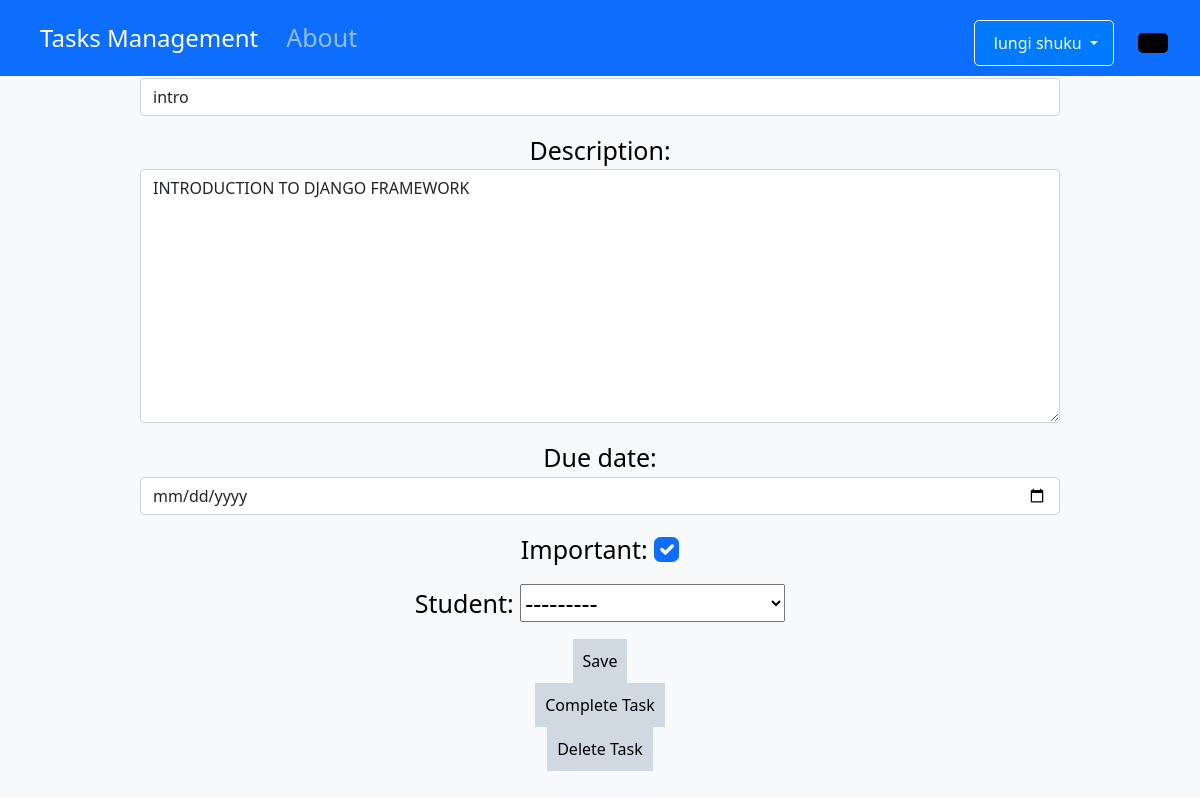
/task/1 (signed in), run on the app's committed database.
### Tasks/models.py (models this page shows, shortened)
class Task(models.Model):
    STATUS_CHOICES = [
        ('pending', 'Pending'),
        ('in_progress', 'In Progress'),
        ('completed', 'Completed'),
        ('overdue', 'Overdue'),
    ]
    title= models.CharField(max_length=100)
    description= models.CharField(max_length=250)
    file = models.FileField(upload_to='Newtasks/' , blank=True, null=True)
    student = models.ForeignKey(Student, on_delete=models.CASCADE, null=True, blank=True)
    user = models.ForeignKey(User, on_delete=models.CASCADE, related_name='created_tasks')
    user=models.ForeignKey(User, on_delete=models.CASCADE)  # on_delete=models.CASCADE
    supervisor = models.ForeignKey(Supervisor, on_delete=models.CASCADE, null=True, blank=True)
    created= models.DateTimeField( auto_now_add=True)
    datecomplited=models.DateTimeField(null=True, blank=True)
    important = models.BooleanField(default=False)
    due_date = models.DateTimeField(default=timezone.now)
    reminder_time = models.DateTimeField(default=timezone.now)
    reminder_sent = models.BooleanField(default=False)
    status = models.CharField(max_length=50,default="Pending")
    assigned_to_student = models.ForeignKey(Student, null=True, blank=True, on_delete=models.SET_NULL, related_name='student_tasks')
    assigned_to = models.ForeignKey(User, on_delete=models.CASCADE, related_name='tasks_assigned_to', null=True)
    assigned_by = models.ForeignKey(User, on_delete=models.CASCADE, related_name='tasks_assigned_by', default=1)

### Tasks/views.py (the view, shortened to what this page needs)
# urls.py: path('task/<int:task_pk>',views.viewtasks, name='viewtasks' ),
@login_required
def viewtasks(request, task_pk):
  task= get_object_or_404(Task, pk=task_pk, user=request.user)
  if request.method == 'GET':
    form=  TaskForm( instance=task)
    return render(request, 'Tasks/viewtasks.html', {'task':task, 'form':form})

### Tasks/forms.py
class TaskForm(ModelForm):
    class Meta:
       model= Task
       fields=['title', 'description', 'due_date','important','student' ]
       widgets = {
            'title': forms.TextInput(attrs={'class': 'form-control'}),
            'description': forms.Textarea(attrs={'class': 'form-control'}),
            'start_date': forms.DateTimeInput(attrs={
                'class': 'ms-TextField-field form-control',
                'type': 'date',
                'aria-describedby': 'datePickerHelp',
                'data-is-focusable': 'true',
             }),
            'due_date': forms.DateTimeInput(attrs={
                'class': 'ms-TextField-field form-control',
                'type': 'date',
                'aria-describedby': 'datePickerHelp',
                'data-is-focusable': 'true',
             }),
            'important': forms.CheckboxInput(attrs={'class': 'form-check-input'})
        }
    def __init__(self, *args, **kwargs):
     supervisor = kwargs.pop('supervisor', None)
     super(TaskForm, self).__init__(*args, **kwargs)
     if supervisor and 'student' in self.fields:
        self.fields['student'].queryset = Student.objects.filter(supervisor=supervisor)

### Management/models.py (called while the page is built)
    def __str__(self):
        return f"Student: {self.user.get_full_name()}"

### Tasks/templates/Tasks/viewtasks.html (shortened to what this page needs)
{% extends 'Tasks/base.html' %}
 {% block content%}
  <form method="POST">
  {{form.as_p}}
   <button type="submit">Save</button>
  </form>
  <form method="POST" action="{% url 'completetasks' task.id %}">
    <button type="submit">Complete Task</button>
  </form>
  <form method="POST" action="{% url 'deletetasks' task.id %}">
    <button type="submit">Delete Task</button>
  </form>
 {% endblock%}

### Tasks/templates/Tasks/base.html (shortened to what this page needs)
{% load static %}
<!doctype html>
<html lang="en">
  <head>
    <link rel="stylesheet" href="https://cdnjs.cloudflare.com/ajax/libs/font-awesome/4.7.0/css/font-awesome.min.css">
    <link href="https://cdn.jsdelivr.net/npm/bootstrap@5.0.2/dist/css/bootstrap.min.css" rel="stylesheet">
    <div class="container text-center">
    </head>
 <body>
    <nav class="navbar navbar-expand-lg navbar-dark bg-primary fixed-top rounded-corners">
        <div class="container-fluid">
            <a class="navbar-brand d-flex align-items-center" href="{% url 'home' %}">
                Tasks Management
            </a>
            <div class="collapse navbar-collapse" id="navbarContent">
                <ul class="navbar-nav me-auto mb-2 mb-lg-0">
                    <li class="nav-item">
                        <a class="nav-link" href="#">
                            About
                        </a>
                    </li>
                </ul>
                <div class="d-flex align-items-center">
                    {% if user.is_authenticated %}
                        <div class="dropdown me-3">
                            <button class="btn btn-outline-light dropdown-toggle" type="button"
                                    id="userDropdown" data-bs-toggle="dropdown" aria-expanded="false">
                                {% if user.get_full_name %}
                                    {{ user.get_full_name }}
                                {% else %}
                                    {{ user.username }}
                                {% endif %}
                            </button>
                        </div>
                    {% endif %}
                    <button class="btn btn-outline-light ms-2 theme-toggle" id="themeButton"
                            aria-label="Toggle dark/light mode">
                    </button>
                </div>
            </div>
        </div>
    </nav>
    <main class="main-content">
        {% block content %}{% endblock %}
    </main>
</body>
</html>

### Tasks/templates/Tasks/base.html (style rules this page uses)
body { background-color:#FAFAFA; font-family: 'Nunito', sans-serif; padding-top: 50px }
button[type="submit"] { background-color:rgb(208, 217, 226); border: none; padding: 10px; font-size: 16px; }
body { margin: 2px; font-family: Arial, sans-serif; }
.navbar { display: flex; justify-content: space-between; align-items: center; padding: 10px 20px; background-color: #0078D4; color: white; }
:root { --light-bg: #ffffff; --light-text: #000000; --dark-bg: #1a1a1a; --dark-text: #ffffff; }
body { padding: 25px; background-color: white; color: black; font-size: 25px; transition: all 0.3s ease; }
.theme-toggle { padding: 10px 20px; font-size: 18px; border: none; border-radius: 5px; cursor: pointer; }
#themeButton { background-color: black; color: white; }
body { font-family: Arial, sans-serif; background-color: #f8f9fa; margin: 0; padding: 0; }
.navbar { padding: 10px 20px; }
.navbar-brand { font-size: 1.5rem; }
.navbar-nav .nav-link { color: #ffffff; }
.container { max-width: 1000px; margin: auto; padding: 20px; }
.btn { display: inline-block; padding: 10px 15px; background-color: #007bff; color: white; text-decoration: none; border-radius: 5px; margin-top: 10px; }
:root { --sidebar-width: 250px; --sidebar-bg: linear-gradient(135deg, #1e3a8a 0%, #1e40af 100%); --sidebar-active: rgba(255, 255, 255, 0.1); --content-bg: #f8f9fa; }
body { font-family: 'segoe UI', 'Segoe UI', Tahoma, Geneva, Verdana, sans-serif; background-color: ; overflow-x: hidden; margin: 0; padding: 0; }
.main-content { flex: 1; margin-left: var(--sidebar-width); padding: 20px; transition: all 0.3s; }
.main-content { margin-left: 0; width: 100%; }

### data on the page
Task: title "intro", description "INTRODUCTION TO DJANGO FRAMEWORK", important "☑", student "---------"

### other printed values
{{ user.get_full_name }} "lungi shuku"
